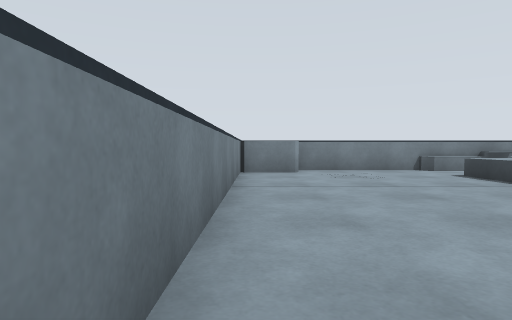
View 1 (above)

22 first-person views from a walk through a Gazebo world. The camera is 0.31 m above the floor, tilts 2° down and sees 75° across. The floor is counted in squares, 0.5 m on a side. Each view is taken from the middle of a square. On the plan, view 1 faces up. The plan holds only what a view shows up to about 10 squares ahead; the rest is blank. Robots are left out.

View 2
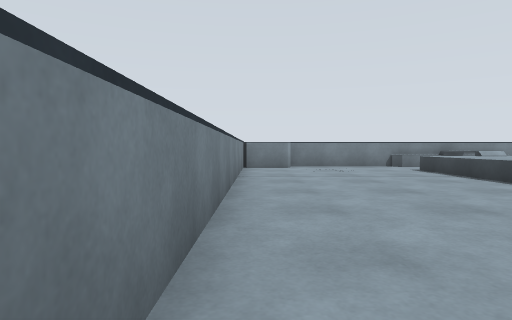

View 3
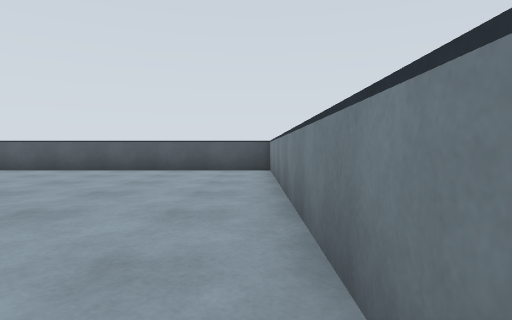

View 4
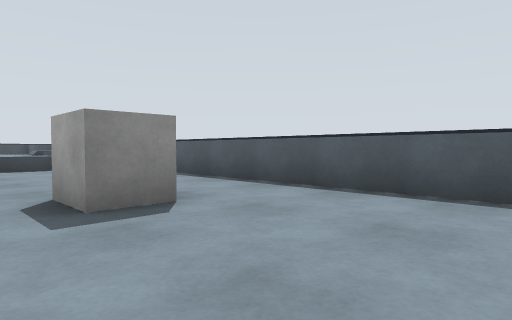

View 5
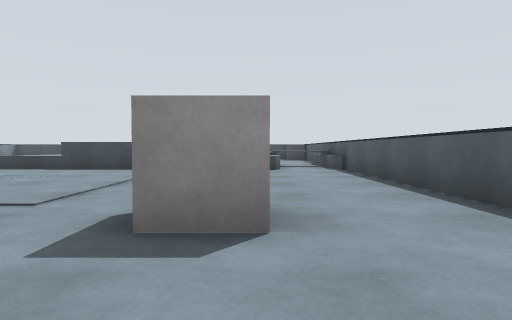

View 6
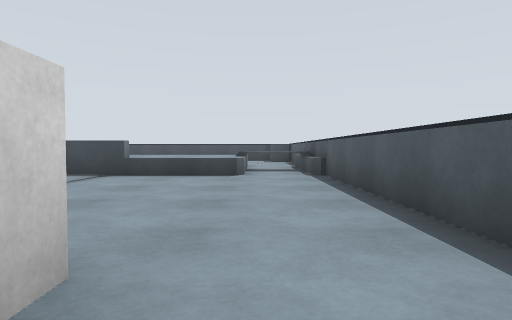

View 7
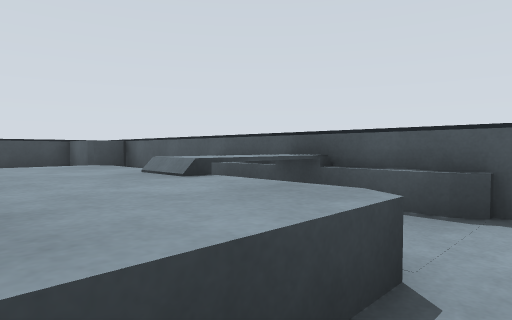

View 8
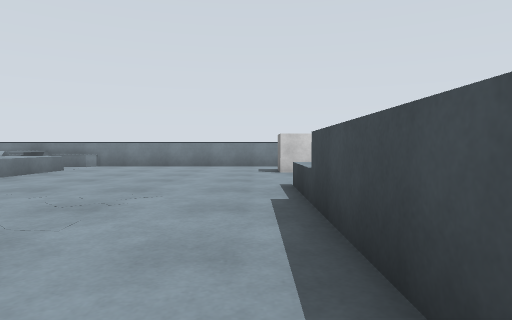

View 9
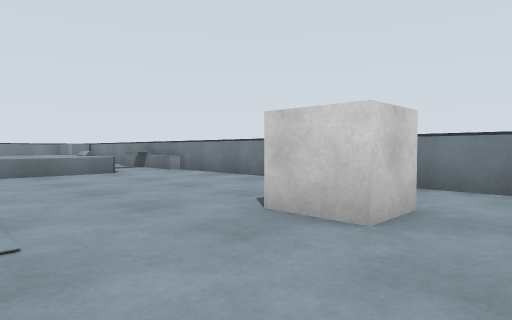

View 10
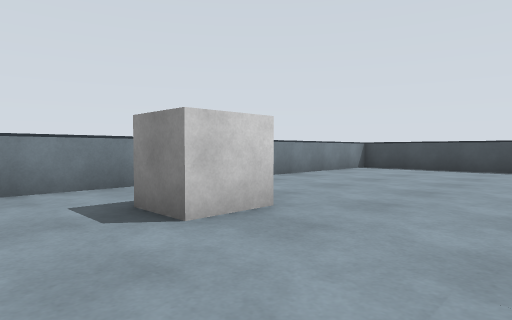

View 11
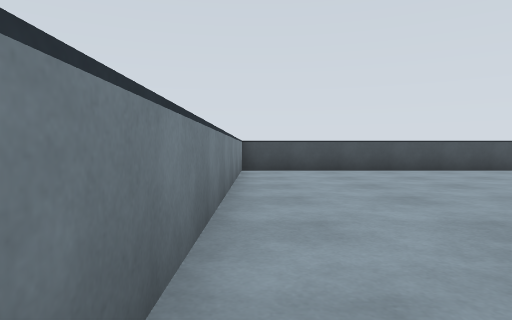

View 12
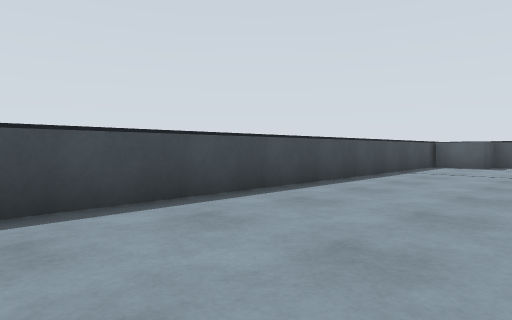

View 13
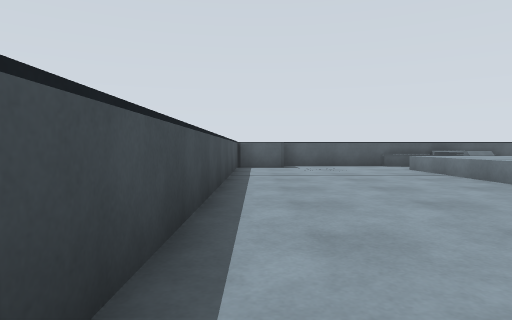

View 14
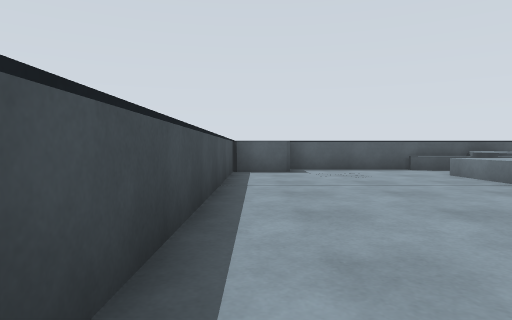

View 15
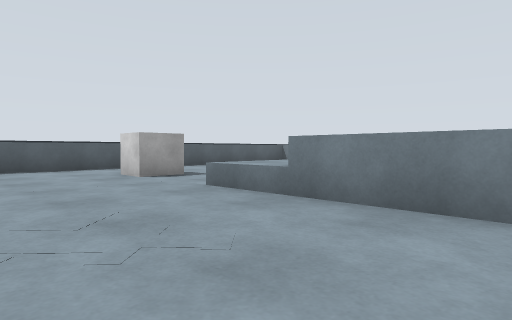

View 16
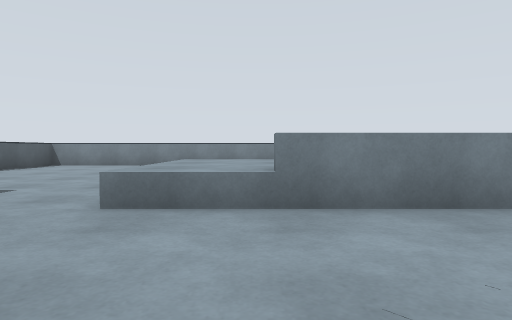

View 17
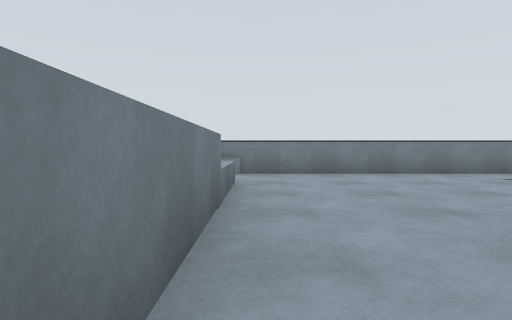

View 18
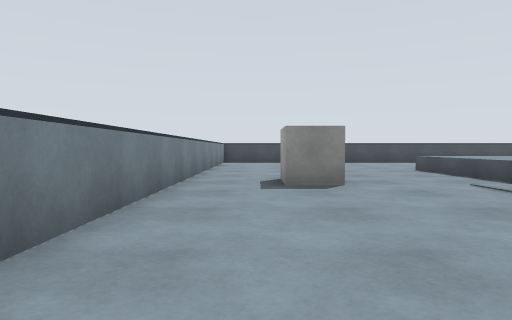

View 19
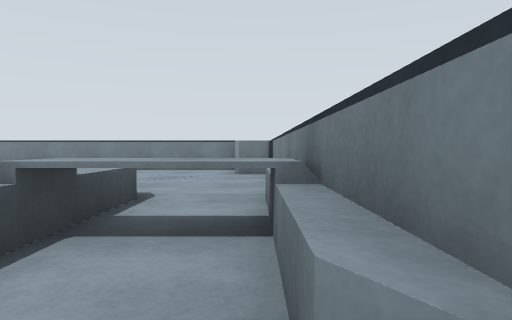

View 20
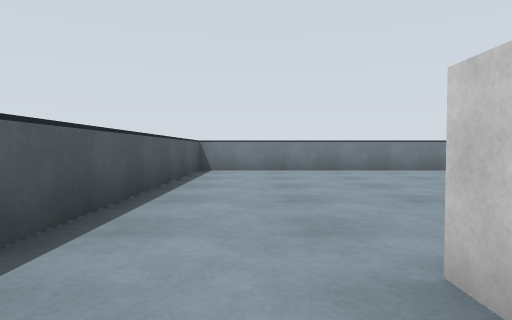

View 21
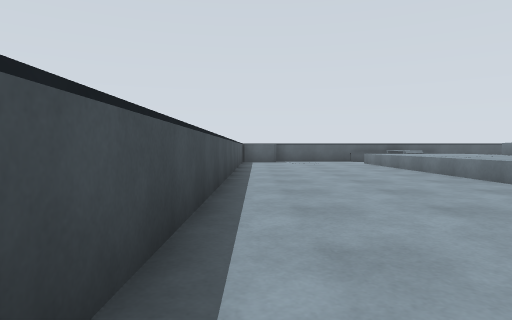

View 22
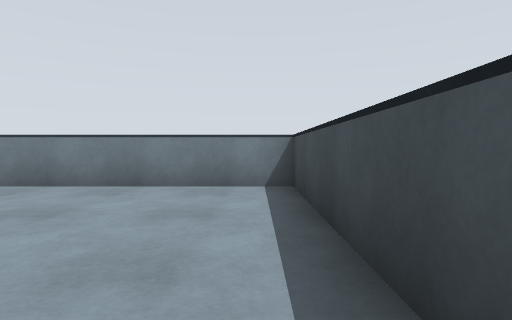

### Floor plan
Points are (right, up) in squares from view 1. A wall is a line through its corners. A room is listed if a view was taken in it or the views show most of it. See-through windows are left out.
Room 1 (views 1, 2, 3, 4, 5, 6, 7, 8, 9, 10, 11, 12, 13, 14, 15, 16, 17, 18, 19, 20, 21, 22)
walls: (14.6, -4.6) (14.6, 3.5); (8.6, 7.4) (8.6, -0.6); (22.1, -6.5) (22.1, -5.7) (23.5, -5.7); (23.6, -6.1) (23.6, 9.4) (1.1, 9.4) (1.1, 8.5) (-0.4, 8.5) (-0.4, -6.6) (23.2, -6.6)
low walls: (14.9, 3.4) (18.6, 3.4) (18.6, -4.6); (14.9, -4.8) (14.6, -4.6); (16.9, -4.4) (16.9, -6.6); (14.5, -6.5) (14.9, -6.3) (18.3, -6.3) (18.7, -6.5); (4.6, 3.9) (4.6, 7.4); (6.3, 7.2) (6.3, 9.4); (16.2, -6.6) (16.2, -4.4); (8.4, 9.1) (4.9, 9.1); (4.9, 7.5) (7.1, 7.5); (7, 9.5) (7, 7.2)
objects: grey box (8, -4) to (8, -3); grey box (15, 7) to (16, 7)

Where each view was taken, in squares from view 1:
view 1: 0 up, 0 right, facing up
view 2: 2 down, 0 right, facing up
view 3: 3 up, 0 right, facing down
view 4: 2 down, 4 right, facing down-right
view 5: 4 down, 5 right, facing right
view 6: 5 down, 7 right, facing right
view 7: 3 down, 14 right, facing down-right
view 8: 2 down, 14 right, facing up
view 9: 4 up, 17 right, facing up-left
view 10: 4 up, 13 right, facing up-right
view 11: 9 up, 14 right, facing right
view 12: 6 up, 20 right, facing down-right
view 13: 5 up, 23 right, facing down
view 14: 3 up, 23 right, facing down
view 15: 4 up, 12 right, facing down-left
view 16: 1 up, 12 right, facing left
view 17: 1 up, 9 right, facing up
view 18: 8 up, 9 right, facing right
view 19: 9 up, 9 right, facing left
view 20: 5 down, 9 right, facing left
view 21: 9 up, 23 right, facing down
view 22: 4 up, 23 right, facing up
